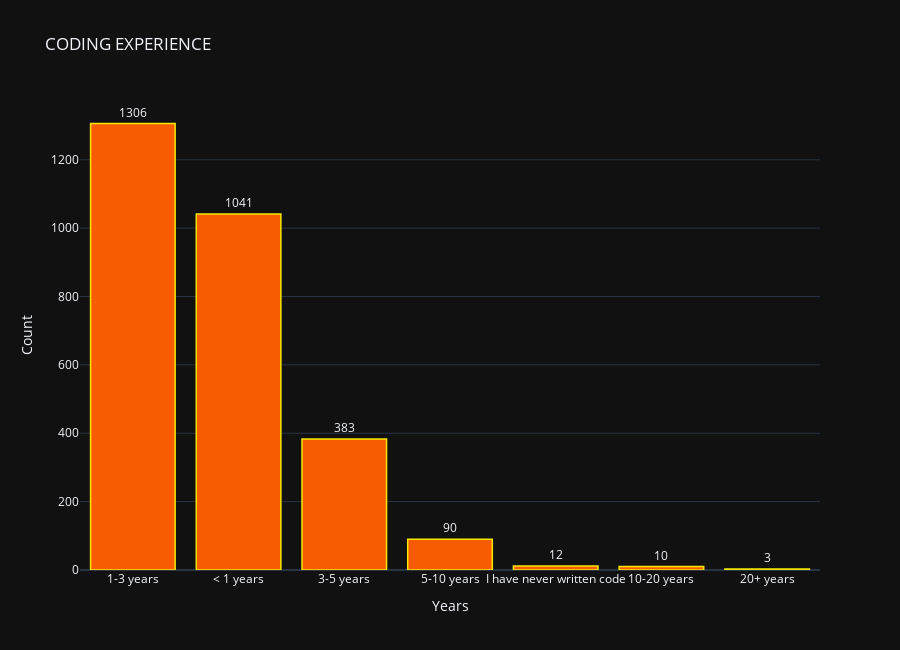

The notebook cell this image was saved under:
### Markdown cell above
# Coding Experience

### Code cell
temp_df = df["Q6"].value_counts().reset_index()

trace1 = go.Bar(
                x = temp_df['index'],
                y = temp_df['Q6'],
                marker = dict(color = '#f75c02',
                              line=dict(color='#f7e702',width=1.5)),
                text=temp_df['Q6'], textposition='outside')
layout = go.Layout(template= "plotly_dark",title = 'CODING EXPERIENCE' , xaxis = dict(title = 'Years'), yaxis = dict(title = 'Count'), height=650)
fig = go.Figure(data = [trace1], layout = layout)
fig.show()

### Figure 1 — Plotly figure (JSON) as saved in the notebook; plotly's stock layout.template omitted (floating-point values rounded to 4 significant figures)
{"data": [{"marker": {"color": "#f75c02", "line": {"color": "#f7e702", "width": 1.5}}, "text": [1306, 1041, 383, 90, 12, 10, 3], "textposition": "outside", "type": "bar", "x": ["1-3 years", "< 1 years", "3-5 years", "5-10 years", "I have never written code", "10-20 years", "20+ years"], "y": [1306, 1041, 383, 90, 12, 10, 3]}], "layout": {"height": 650, "title": {"text": "CODING EXPERIENCE"}, "xaxis": {"title": {"text": "Years"}}, "yaxis": {"title": {"text": "Count"}}}}
